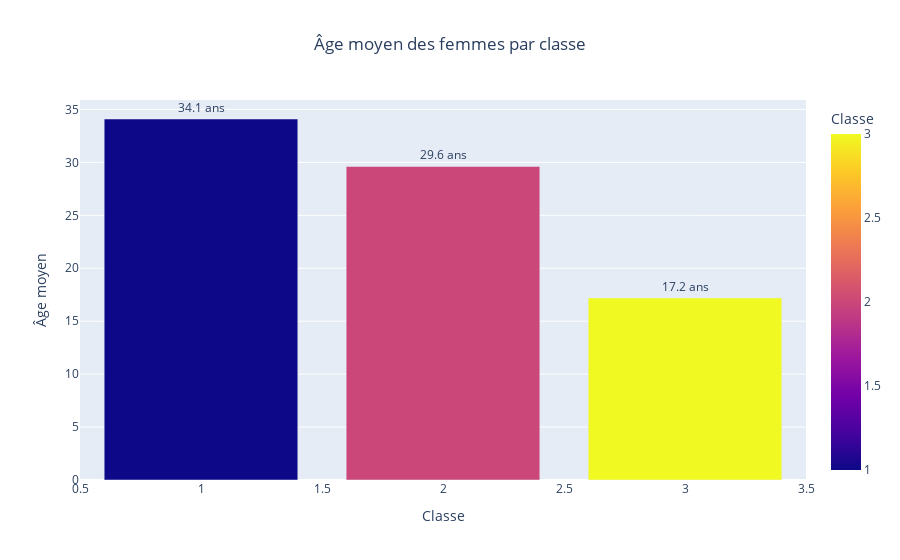

The code cell stored with this chart in its notebook:
### Markdown cell above
# Distribution age moyen des femmes par classe

### Code cell
import plotly.express as px

# Filtrer pour ne garder que les femmes
femmes = data[data['Sex'] == 'female']

# Calculer l'âge moyen par classe
age_moyen_classe = femmes.groupby('Pclass')['Age'].mean().reset_index()

# Créer un graphique à barres avec Plotly
fig = px.bar(age_moyen_classe, 
             x='Pclass', 
             y='Age',
             title='Âge moyen des femmes par classe',
             labels={'Pclass': 'Classe', 
                    'Age': 'Âge moyen'},
             color='Pclass')

# Personnaliser le graphique
fig.update_layout(
    title_x=0.5,
    showlegend=False,
)

# Ajouter les valeurs sur les barres
fig.update_traces(texttemplate='%{y:.1f} ans', textposition='outside')

# Afficher le graphique
fig.show()

# Afficher les statistiques détaillées
print("\nÂge moyen des femmes par classe:")
print(age_moyen_classe.round(2))

### Figure 1 — Plotly figure (JSON) as saved in the notebook; plotly's stock layout.template omitted (floating-point values rounded to 4 significant figures)
{"data": [{"hovertemplate": "Classe=%{marker.color}<br>Âge moyen=%{y}<extra></extra>", "legendgroup": "", "marker": {"color": [1, 2, 3], "coloraxis": "coloraxis", "pattern": {"shape": ""}}, "name": "", "orientation": "v", "showlegend": false, "textposition": "outside", "texttemplate": "%{y:.1f} ans", "type": "bar", "x": [1, 2, 3], "xaxis": "x", "y": [34.09, 29.61, 17.2], "yaxis": "y"}], "layout": {"barmode": "relative", "coloraxis": {"colorbar": {"title": {"text": "Classe"}}, "colorscale": [[0, "#0d0887"], [0.1111, "#46039f"], [0.2222, "#7201a8"], [0.3333, "#9c179e"], [0.4444, "#bd3786"], [0.5556, "#d8576b"], [0.6667, "#ed7953"], [0.7778, "#fb9f3a"], [0.8889, "#fdca26"], [1, "#f0f921"]]}, "legend": {"tracegroupgap": 0}, "showlegend": false, "title": {"text": "Âge moyen des femmes par classe", "x": 0.5}, "xaxis": {"anchor": "y", "domain": [0, 1], "title": {"text": "Classe"}}, "yaxis": {"anchor": "x", "domain": [0, 1], "title": {"text": "Âge moyen"}}}}
